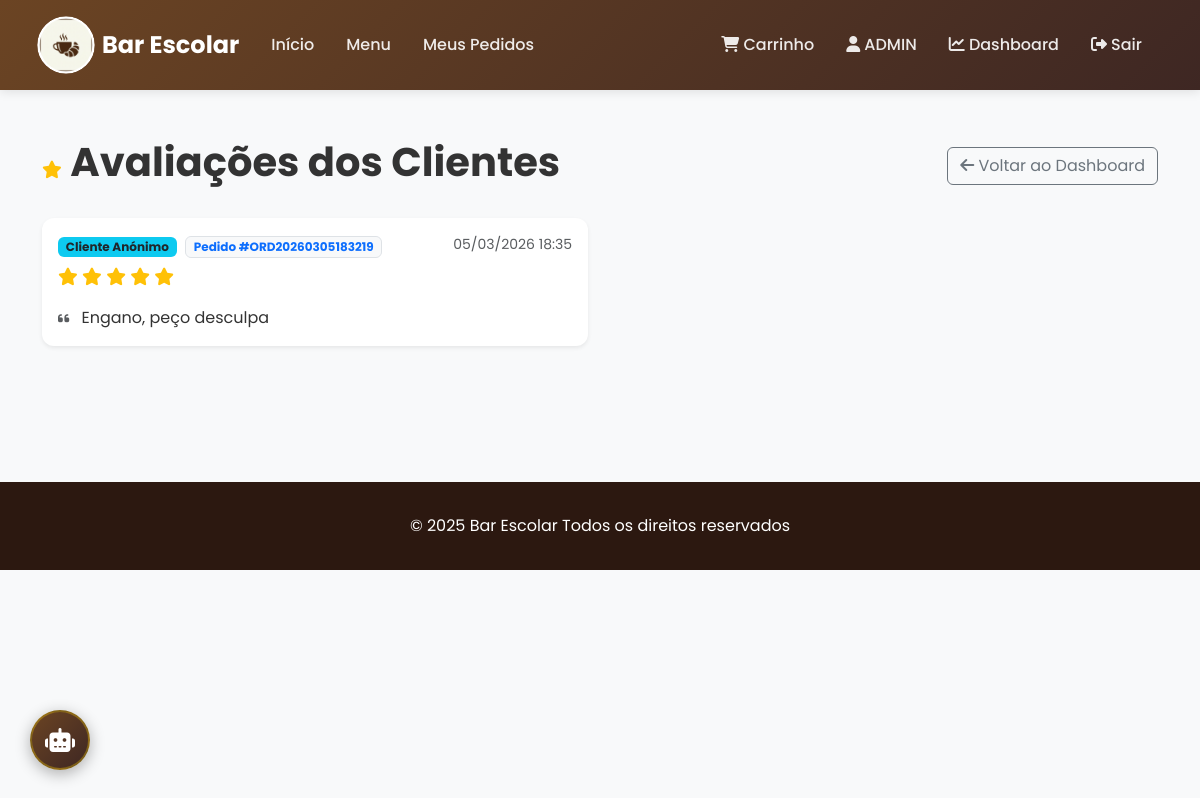
The page /dashboard/reviews/ (signed in) on the database as committed earlier.
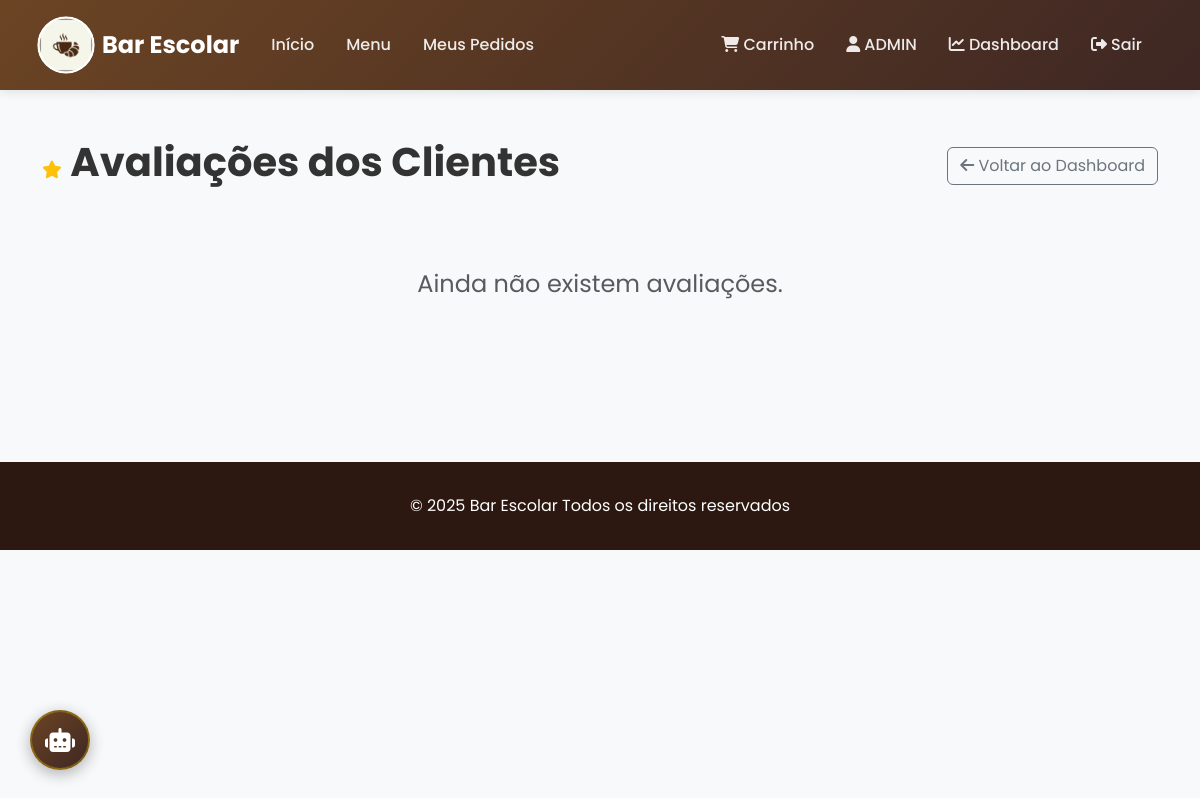
The same page on the database as committed later.
### bar_app/models.py (models this page shows, shortened)
class OrderReview(models.Model):
    order = models.OneToOneField(Order, on_delete=models.CASCADE, related_name='review', verbose_name='Pedido')
    rating = models.IntegerField(validators=[MinValueValidator(0), MaxValueValidator(5)], verbose_name='Avaliação (0-5)')
    comment = models.TextField(blank=True, verbose_name='Comentário')
    created_at = models.DateTimeField(auto_now_add=True, verbose_name='Criada em')
    class Meta:
        ordering = ['-created_at']
        verbose_name = 'Avaliação de Pedido'
        verbose_name_plural = 'Avaliações de Pedidos'

class Order(models.Model):
    STATUS_CHOICES = (
        ('pending', 'Pendente'),
        ('confirmed', 'Confirmado'),
        ('preparing', 'Em Preparação'),
        ('ready', 'Pronto'),
        ('delivered', 'Entregue'),
        ('cancelled', 'Cancelado'),
    )
    PAYMENT_METHOD_CHOICES = (
        ('card', 'Cartão Escolar'),
        ('atm', 'Multibanco'),
    )
    user = models.ForeignKey(User, on_delete=models.CASCADE, related_name='orders', verbose_name='Utilizador')
    order_number = models.CharField(max_length=20, unique=True, editable=False, verbose_name='Número do Pedido')
    status = models.CharField(max_length=20, choices=STATUS_CHOICES, default='pending', verbose_name='Estado')
    payment_method = models.CharField(max_length=10, choices=PAYMENT_METHOD_CHOICES, verbose_name='Método de Pagamento')
    total_amount = models.DecimalField(max_digits=10, decimal_places=2, default=0, verbose_name='Montante Total')
    scheduled_date = models.DateField(verbose_name='Data Agendada')
    scheduled_time = models.TimeField(verbose_name='Hora Agendada')
    notes = models.TextField(blank=True, verbose_name='Notas')
    is_priority = models.BooleanField(default=False, verbose_name='Prioritário')
    created_at = models.DateTimeField(auto_now_add=True, verbose_name='Criado em')
    updated_at = models.DateTimeField(auto_now=True, verbose_name='Atualizado em')
    qr_token = models.CharField(max_length=64, unique=True, blank=True, null=True, verbose_name='Token QR Code')
    picked_up_at = models.DateTimeField(blank=True, null=True, verbose_name='Levantado em')
    picked_up_by = models.ForeignKey(User, on_delete=models.SET_NULL, null=True, blank=True, related_name='picked_up_orders', verbose_name='Levantado por')
    class Meta:
        verbose_name = 'Pedido'
        verbose_name_plural = 'Pedidos'
        ordering = ['-is_priority', 'scheduled_date', 'scheduled_time', 'created_at']

### bar_app/views/dashboard.py (the view)
# urls.py: path('dashboard/reviews/', views.all_reviews, name='all_reviews'),
@login_required
@user_passes_test(is_staff_user)
def all_reviews(request):
    reviews = OrderReview.objects.all().order_by('-created_at')
    return render(request, 'bar_app/dashboard/all_reviews.html', {'reviews': reviews})

### bar_app/views/auth.py (called while the page is built)
def is_staff_user(user):
    return user.is_staff or user.user_type in ['admin', 'staff']

### templates/bar_app/dashboard/all_reviews.html (shortened to what this page needs)
{% extends 'base.html' %}
{% block content %}
<div class="container py-5">
    <div class="d-flex justify-content-between align-items-center mb-4">
        <h1 class="fw-bold"><i class="fas fa-star text-warning"></i> Avaliações dos Clientes</h1>
        <a href="{% url 'bar_app:dashboard' %}" class="btn btn-outline-secondary">
            <i class="fas fa-arrow-left"></i> Voltar ao Dashboard
        </a>
    </div>
    <div class="row">
        {% for review in reviews %}
        <div class="col-md-6 mb-4">
            <div class="card shadow-sm h-100 border-0">
                <div class="card-body">
                    <div class="d-flex justify-content-between align-items-start mb-3">
                        <div>
                            <div class="mb-1">
                                <span class="badge bg-info text-dark">Cliente Anónimo</span>
                                <a href="{% url 'bar_app:order_detail' review.order.pk %}?from_review=1"
                                    class="badge bg-light text-primary border text-decoration-none ms-1">
                                    Pedido #{{ review.order.order_number }}
                                </a>
                            </div>
                            <div class="mt-2">
                                {% for i in "12345" %}
                                <i
                                    class="fa{% if forloop.counter <= review.rating %}s{% else %}r{% endif %} fa-star text-warning"></i>
                                {% endfor %}
                            </div>
                        </div>
                        <small class="text-muted">{{ review.created_at|date:"d/m/Y H:i" }}</small>
                    </div>
                    <p class="card-text mb-0">
                        {% if review.comment %}
                        <i class="fas fa-quote-left text-muted me-2" style="font-size: 0.8rem;"></i>
                        {{ review.comment }}
                        {% else %}
                        <span class="text-muted italic">Nenhum comentário deixado.</span>
                        {% endif %}
                    </p>
                </div>
            </div>
        </div>
        {% empty %}
        <div class="col-12 text-center py-5">
            <div class="text-muted fs-4">Ainda não existem avaliações.</div>
        </div>
        {% endfor %}
    </div>
</div>
{% endblock %}

Rows that differ between the two databases and show on the page:
removed OrderReview: order.order_number "ORD20260305183219", rating 5 (drawn), created_at "05/03/2026 18:35", comment "Engano, peço desculpa"
Other text that changed with them:
text now shown: "Ainda não existem avaliações."
